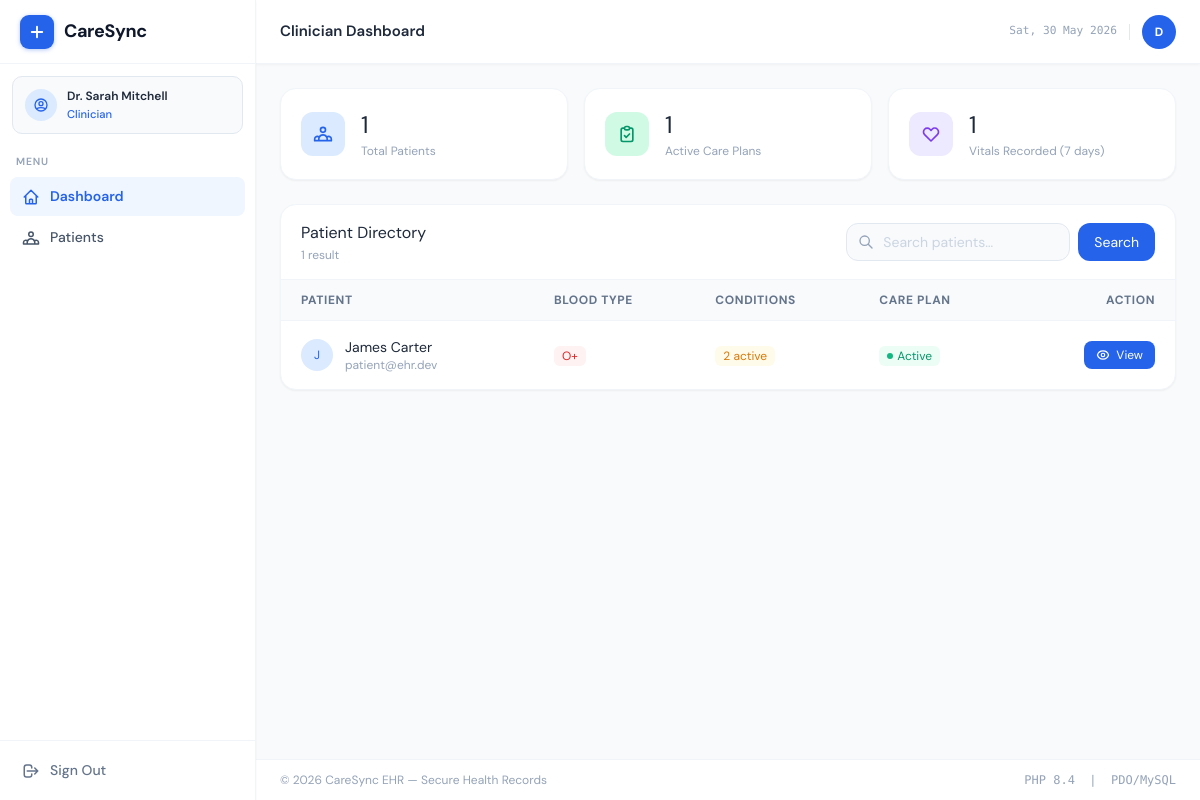
Screenshot of /doctor_dashboard.php (signed in) with the database file from the repository.
### tables this page shows
CREATE TABLE IF NOT EXISTS users (
    id           INT UNSIGNED AUTO_INCREMENT PRIMARY KEY,
    full_name    VARCHAR(120)  NOT NULL,
    email        VARCHAR(180)  NOT NULL UNIQUE,
    password     VARCHAR(255)  NOT NULL,           
    role         ENUM('doctor','patient') NOT NULL DEFAULT 'patient',
    created_at   TIMESTAMP     NOT NULL DEFAULT CURRENT_TIMESTAMP,
    updated_at   TIMESTAMP     NOT NULL DEFAULT CURRENT_TIMESTAMP ON UPDATE CURRENT_TIMESTAMP
);

### includes/auth.php (called while the page is built, shortened)
<?php
function e(mixed $value): string
{
    return htmlspecialchars((string) $value, ENT_QUOTES | ENT_SUBSTITUTE, 'UTF-8');
}

### doctor_dashboard.php (the view, shortened to what this page needs)
<?php
require_once __DIR__ . '/includes/auth.php';
$db        = get_db();
$search = trim(filter_input(INPUT_GET, 'q', FILTER_DEFAULT) ?? '');
$search_param = '%' . $search . '%';
$patients_stmt = $db->prepare(
    "SELECT
         u.id,
         u.full_name,
         u.email,
         u.created_at,
         pp.date_of_birth,
         pp.gender,
         pp.blood_type,
         pp.phone,
         -- latest vitals recorded date
         (SELECT MAX(v.recorded_at) FROM vitals v WHERE v.patient_id = u.id) AS last_vitals_date,
         -- active diagnosis count
         (SELECT COUNT(*) FROM diagnoses d WHERE d.patient_id = u.id AND d.status != 'resolved') AS active_conditions,
         -- has care plan
         (SELECT COUNT(*) FROM care_plans cp WHERE cp.patient_id = u.id) AS has_care_plan
     FROM users u
     LEFT JOIN patient_profiles pp ON pp.user_id = u.id
     WHERE u.role = 'patient'
       AND (u.full_name LIKE ? OR u.email LIKE ?)
     ORDER BY u.full_name ASC"
);
$patients_stmt->execute([$search_param, $search_param]);
$patients = $patients_stmt->fetchAll();
$total_patients = $db->query("SELECT COUNT(*) FROM users WHERE role='patient'")->fetchColumn();
$plans_count    = $db->query("SELECT COUNT(*) FROM care_plans")->fetchColumn();
$recent_vitals  = $db->query(
    "SELECT COUNT(*) FROM vitals WHERE recorded_at >= DATE_SUB(NOW(), INTERVAL 7 DAY)"
)->fetchColumn();
require_once __DIR__ . '/includes/header.php';
?>
<div class="grid grid-cols-1 sm:grid-cols-3 gap-4 mb-6">
    <div class="bg-white rounded-2xl border border-slate-100 shadow-sm p-5 flex items-center gap-4">
        <div class="w-11 h-11 rounded-xl bg-brand-100 flex items-center justify-center flex-shrink-0">
        </div>
        <div>
            <p class="text-2xl font-700 text-slate-800"><?= (int)$total_patients ?></p>
            <p class="text-xs text-slate-400 font-500 mt-0.5">Total Patients</p>
        </div>
    </div>
    <div class="bg-white rounded-2xl border border-slate-100 shadow-sm p-5 flex items-center gap-4">
        <div class="w-11 h-11 rounded-xl bg-emerald-100 flex items-center justify-center flex-shrink-0">
            <svg class="w-5 h-5 text-emerald-600" fill="none" viewBox="0 0 24 24" stroke="currentColor" stroke-width="2">
                <path stroke-linecap="round" stroke-linejoin="round" d="M9 5H7a2 2 0 00-2 2v12a2 2 0 002 2h10a2 2 0 002-2V7a2 2 0 00-2-2h-2M9 5a2 2 0 002 2h2a2 2 0 002-2M9 5a2 2 0 012-2h2a2 2 0 012 2m-6 9l2 2 4-4"/>
            </svg>
        </div>
        <div>
            <p class="text-2xl font-700 text-slate-800"><?= (int)$plans_count ?></p>
            <p class="text-xs text-slate-400 font-500 mt-0.5">Active Care Plans</p>
        </div>
    </div>
    <div class="bg-white rounded-2xl border border-slate-100 shadow-sm p-5 flex items-center gap-4">
        <div class="w-11 h-11 rounded-xl bg-violet-100 flex items-center justify-center flex-shrink-0">
            <svg class="w-5 h-5 text-violet-600" fill="none" viewBox="0 0 24 24" stroke="currentColor" stroke-width="2">
                <path stroke-linecap="round" stroke-linejoin="round" d="M4.318 6.318a4.5 4.5 0 000 6.364L12 20.364l7.682-7.682a4.5 4.5 0 00-6.364-6.364L12 7.636l-1.318-1.318a4.5 4.5 0 00-6.364 0z"/>
            </svg>
        </div>
        <div>
            <p class="text-2xl font-700 text-slate-800"><?= (int)$recent_vitals ?></p>
            <p class="text-xs text-slate-400 font-500 mt-0.5">Vitals Recorded (7 days)</p>
        </div>
    </div>
</div>
<div class="bg-white rounded-2xl border border-slate-100 shadow-sm overflow-hidden">
    <div class="px-5 py-4 border-b border-slate-100 flex flex-col sm:flex-row sm:items-center gap-3">
        <div>
            <h2 class="text-base font-600 text-slate-800">Patient Directory</h2>
            <p class="text-xs text-slate-400 mt-0.5"><?= count($patients) ?> result<?= count($patients) !== 1 ? 's' : '' ?></p>
        </div>
        <form method="GET" action="doctor_dashboard.php" class="sm:ml-auto flex gap-2">
            <div class="relative">
                <span class="absolute inset-y-0 left-3 flex items-center pointer-events-none">
                </span>
                <input type="text" name="q" value="<?= e($search) ?>"
                       placeholder="Search patients…"
                       class="pl-9 pr-4 py-2 text-sm rounded-xl border border-slate-200 bg-slate-50
                              focus:outline-none focus:ring-2 focus:ring-brand-500 focus:border-transparent
                              w-56 placeholder:text-slate-300">
            </div>
            <button type="submit"
                    class="px-4 py-2 bg-brand-600 hover:bg-brand-700 text-white text-sm font-500 rounded-xl transition">
                Search
            </button>
        </form>
    </div>
    <?php if (empty($patients)): ?>
        <div class="py-16 text-center">
            <svg class="w-10 h-10 text-slate-300 mx-auto mb-3" fill="none" viewBox="0 0 24 24" stroke="currentColor" stroke-width="1.5">
                <path stroke-linecap="round" stroke-linejoin="round" d="M20 13V6a2 2 0 00-2-2H6a2 2 0 00-2 2v7m16 0v5a2 2 0 01-2 2H6a2 2 0 01-2-2v-5m16 0h-2.586a1 1 0 00-.707.293l-2.414 2.414a1 1 0 01-.707.293h-3.172a1 1 0 01-.707-.293l-2.414-2.414A1 1 0 006.586 13H4"/>
            </svg>
            <p class="text-slate-400 text-sm">No patients found<?= $search ? ' matching "' . e($search) . '"' : '' ?>.</p>
        </div>
    <?php else: ?>
        <div class="overflow-x-auto">
            <table class="w-full text-sm">
                <thead>
                    <tr class="bg-slate-50 border-b border-slate-100">
                        <th class="text-left px-5 py-3 text-xs font-600 text-slate-500 uppercase tracking-wider">Patient</th>
                        <th class="text-left px-4 py-3 text-xs font-600 text-slate-500 uppercase tracking-wider hidden md:table-cell">Blood Type</th>
                        <th class="text-left px-4 py-3 text-xs font-600 text-slate-500 uppercase tracking-wider hidden lg:table-cell">Conditions</th>
                        <th class="text-left px-4 py-3 text-xs font-600 text-slate-500 uppercase tracking-wider hidden lg:table-cell">Care Plan</th>
                        <th class="text-right px-5 py-3 text-xs font-600 text-slate-500 uppercase tracking-wider">Action</th>
                    </tr>
                </thead>
                <tbody class="divide-y divide-slate-50">
                    <?php foreach ($patients as $patient): ?>
                        <tr class="hover:bg-slate-50 transition-colors">
                            <td class="px-5 py-4">
                                <div class="flex items-center gap-3">
                                    <div class="w-8 h-8 rounded-full bg-brand-100 flex items-center justify-center text-brand-600 text-xs font-700 flex-shrink-0">
                                        <?= strtoupper(substr($patient['full_name'], 0, 1)) ?>
                                    </div>
                                    <div>
                                        <p class="font-500 text-slate-800"><?= e($patient['full_name']) ?></p>
                                        <p class="text-xs text-slate-400"><?= e($patient['email']) ?></p>
                                    </div>
                                </div>
                            </td>
                            <td class="px-4 py-4 hidden md:table-cell">
                                <?php $bt = $patient['blood_type'] ?? 'Unknown'; ?>
                                <span class="inline-flex items-center px-2 py-0.5 rounded-md text-xs font-600
                                             <?= $bt !== 'Unknown' ? 'bg-red-50 text-red-600' : 'bg-slate-100 text-slate-400' ?>">
                                    <?= e($bt) ?>
                                </span>
                            </td>
                            <td class="px-4 py-4 hidden lg:table-cell">
                                <?php $cond = (int)$patient['active_conditions']; ?>
                                <span class="inline-flex items-center px-2 py-0.5 rounded-md text-xs font-600
                                             <?= $cond > 0 ? 'bg-amber-50 text-amber-600' : 'bg-slate-100 text-slate-400' ?>">
                                    <?= $cond ?> active
                                </span>
                            </td>
                            <td class="px-4 py-4 hidden lg:table-cell">
                                <?php if ($patient['has_care_plan']): ?>
                                    <span class="inline-flex items-center gap-1 px-2 py-0.5 rounded-md text-xs font-600 bg-emerald-50 text-emerald-600">
                                        <span class="w-1.5 h-1.5 rounded-full bg-emerald-500 inline-block"></span>
                                        Active
                                    </span>
                                <?php else: ?>
                                    <span class="inline-flex items-center px-2 py-0.5 rounded-md text-xs font-600 bg-slate-100 text-slate-400">
                                        None
                                    </span>
                                <?php endif; ?>
                            </td>
                            <td class="px-5 py-4 text-right">
                                <a href="patient_view.php?id=<?= (int)$patient['id'] ?>"
                                   class="inline-flex items-center gap-1.5 px-3 py-1.5 bg-brand-600 hover:bg-brand-700
                                          text-white text-xs font-500 rounded-lg transition">
                                    View
                                </a>
                            </td>
                        </tr>
                    <?php endforeach; ?>
                </tbody>
            </table>
        </div>
    <?php endif; ?>
</div>
<?php require_once __DIR__ . '/includes/footer.php'; ?>

### rows the page displays
users: full_name "J", full_name "James Carter", email "patient@ehr.dev", bt "O+", cond "2"

### other values shown
$user_name "Dr. Sarah Mitchell"
$page_title "Clinician Dashboard"
substr($user_name, 0, 1) "D"
$total_patients "1"
$plans_count "1"
$recent_vitals "1"
count($patients) "1"
PHP_MAJOR_VERSION "8"
PHP_MINOR_VERSION "4"
